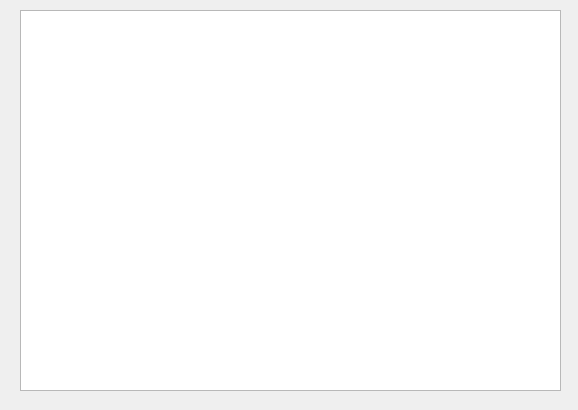
<?xml version="1.0" encoding="UTF-8"?>
<ui version="4.0">
 <class>Dialog</class>
 <widget class="QDialog" name="Dialog">
  <property name="geometry">
   <rect>
    <x>0</x>
    <y>0</y>
    <width>578</width>
    <height>410</height>
   </rect>
  </property>
  <property name="windowTitle">
   <string>Dialog</string>
  </property>
  <widget class="QTableView" name="tableView">
   <property name="geometry">
    <rect>
     <x>20</x>
     <y>10</y>
     <width>541</width>
     <height>381</height>
    </rect>
   </property>
  </widget>
 </widget>
 <resources/>
 <connections/>
</ui>
